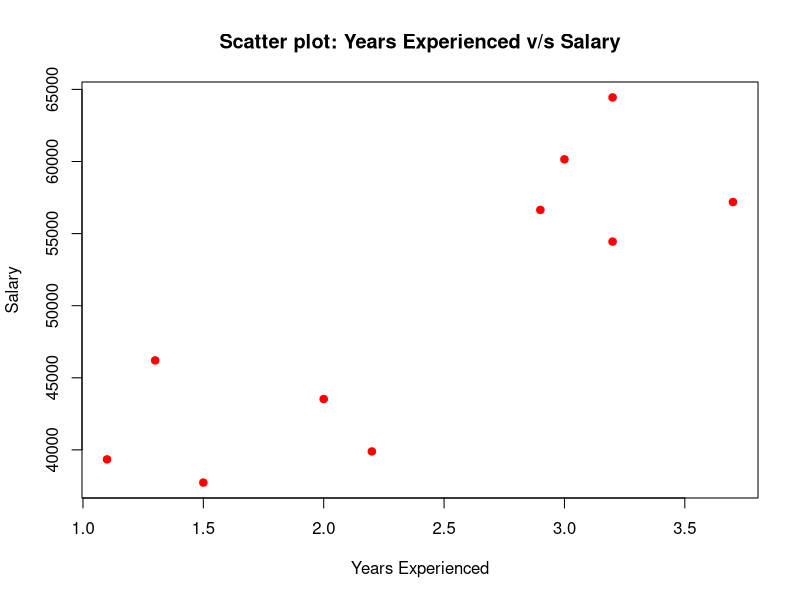

Write the R code that produced this figure. (Note: this script raises an error after producing the figure.)
rm(list = ls())
cat("\014")
# Creation of data frame.
data<-data.frame(
  Years_Exp=c(1.1,1.3,1.5,2.0,2.2,2.9,3.0,3.2,3.2,3.7),
  Salary=c(39343.00,46205.00,37731.00,43525.00,39891.00,56642.01,60150.20,54445.67,64445.89,57189.33))

# Creation of scatter plot: 
plot(data$Years_Exp,data$Salary,pch=19,xlab = 'Years Experienced',ylab='Salary',main='Scatter plot: Years Experienced v/s Salary',col='red')

# Partitioning the data
install.packages('caTools')
library(caTools)
split=sample.split(data$Salary,SplitRatio = 0.7)
training_set=subset(data,split==T)
testset=subset(data,split==F)

# Fitting simple linear regression to the training set
lm.r=lm(formula = Salary ~ Years_Exp,data=training_set)

# summary of the model.
summary(lm.r)

# Create a data feame with new input values:
new_data=data.frame(Years_Exp=c(4.0,9.0,7.5))

# Predict them using Linear regression model
predict_salaries=predict(lm.r,newdata = new_data)

# Print the predicted salary: 
predict_salaries

# Visualize training set results:
library(ggplot2)
ggplot() + geom_point(aes(x = training_set$Years_Exp, y = training_set$Salary), colour = 'red') +
  geom_line(aes(x = training_set$Years_Exp,	y = predict(lm.r, newdata = training_set)), colour = 'blue') +
  ggtitle('Salary vs Experience (Training set)') +
  xlab('Years of experience') +
  ylab('Salary')

# Visualize test set results
ggplot() +
  geom_point(aes(x = testset$Years_Exp, y = testset$Salary), colour = 'red') +
  geom_line(aes(x = training_set$Years_Exp, y = predict(lm.r, newdata = training_set)), colour = 'blue') +
  ggtitle('Salary vs Experience (Test set)') +
  xlab('Years of experience') +
  ylab('Salary')
